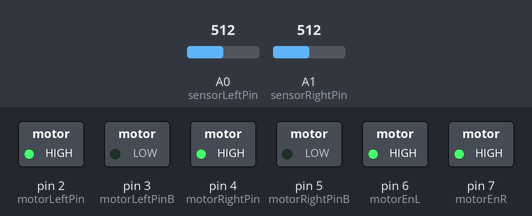
A sketch run on a simulated Arduino Uno, built with avr-gcc and run on an emulated ATmega328P. On the bench: switched loads named in the sketch (green lamp = pin HIGH). Inputs (shaded band) come from the test bench; at power-on: A0 (sensorLeftPin) = 512, A1 (sensorRightPin) = 512.

Above: at 5.8 s.
5.9 s: A0 (sensorLeftPin) set to 461
7.4 s: A0 (sensorLeftPin) set to 435
At 8.9 s:
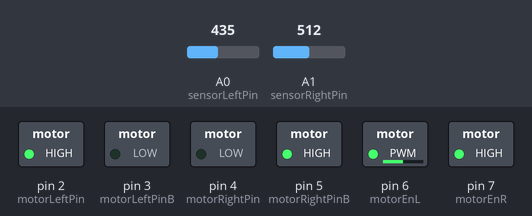
9.5 s: A1 (sensorRightPin) set to 306
At 10.7 s:
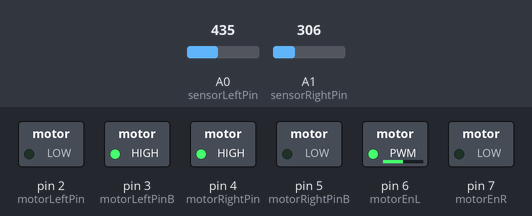
11.5 s: A1 (sensorRightPin) set to 511
At 12.5 s:
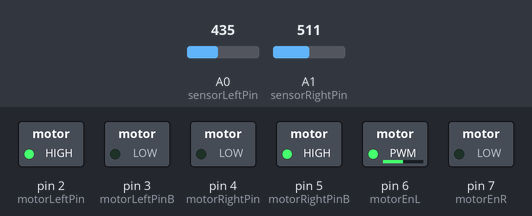
13.5 s: A0 (sensorLeftPin) set to 511
At 14.4 s:
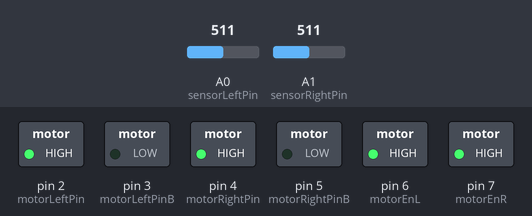
15.5 s: A1 (sensorRightPin) set to 458
17.2 s: A1 (sensorRightPin) set to 433
At 19.3 s:
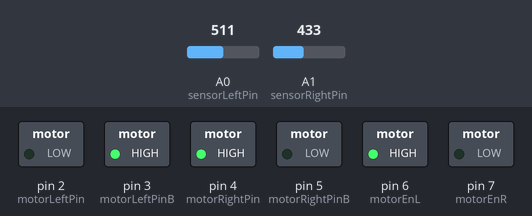
Timing chart, 0 to 20.5 s (numbered marks = the images above; inputs shaded):
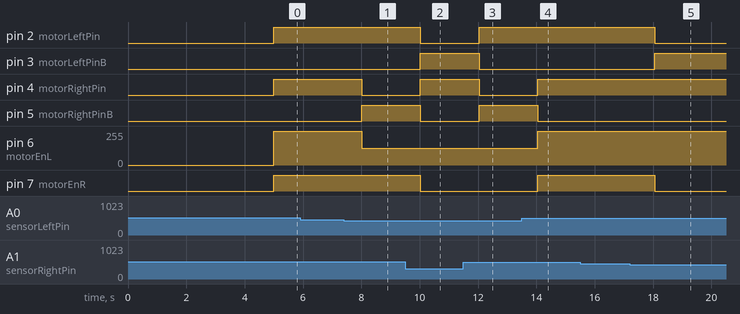

Measured:
- the behaviour switches between 451 and 450 on A0 (sensorLeftPin) (found by bisection; images 0 and 1)
- the behaviour switches between 450 and 449 on A1 (sensorRightPin) (found by bisection; images 4 and 5)
- after the input at 5.9 s, every drawn part: stays the same
- after the input at 7.4 s, pin 4 (motorRightPin): HIGH → LOW after 0.62 s; pin 5 (motorRightPinB): LOW → HIGH after 0.62 s; pin 6 (motorEnL): 255/255 → 127/255 after 0.62 s
- after the input at 9.5 s, pin 2 (motorLeftPin), pin 5 (motorRightPinB), pin 7 (motorEnR): HIGH → LOW after 0.53 s; pin 3 (motorLeftPinB), pin 4 (motorRightPin): LOW → HIGH after 0.53 s
- after the input at 11.5 s, pin 2 (motorLeftPin), pin 5 (motorRightPinB): LOW → HIGH after 0.54 s; pin 3 (motorLeftPinB), pin 4 (motorRightPin): HIGH → LOW after 0.54 s
- after the input at 13.5 s, pin 4 (motorRightPin), pin 7 (motorEnR): LOW → HIGH after 0.54 s; pin 5 (motorRightPinB): HIGH → LOW after 0.54 s; pin 6 (motorEnL): 127/255 → 255/255 after 0.54 s
- after the input at 15.5 s, every drawn part: stays the same
- after the input at 17.2 s, pin 2 (motorLeftPin), pin 7 (motorEnR): HIGH → LOW after 0.86 s; pin 3 (motorLeftPinB): LOW → HIGH after 0.86 s

The sketch:

sumo.ino
```cpp
//---SENSORES FRONTALES---//
/*
 * A0 y A1 es el pin que se utiliza para la lectura de informacion
 * en este caso:
 *  amarillo        -->   dato
 *  rojo            -->   5V
 *  negro           -->   GND
 */
#define sensorLeftPin A0      //PIN ANALOGICO DE LECTURA IZQUIERDO
#define sensorRightPin A1     //PIN ANALOGICO DE LECTURA DERECHA

//---SENSORES INFERIORES---//
/*
 * A2, A3 y A4 son pines para lectura de informacion con sensor CNY70
 * wiring diagram:
 *  amarillo/yellow  -->   dato/data
 *  rojo/red         -->   5V
 *  negro/black      -->   GND
 * CNY70:
 *  colector         -->   5V
 *  emisor           -->   nodo(salida + R = 10k)
 *  cadoto           -->   5V -> catodo led
 *  anodo            -->   R = 220 -> GND
 */
#define sensorLeftF A2        //PIN ANALOGICO DE LECTURA SENSOR INFERIOR FRONTAL IZQ
#define sensorRightF A3       //PIN ANALOGICO DE LECTURA SENSOR INFERIOR FRONTAL DER
#define sensorBack A4         //PIN ANALOGICO DE LECTURA SENSOR INFERIOR TRASERO

//---MOTORES---//
#define motorLeftPin 2       //PIN DIGITAL PARA CONTROL DE MOTOR IZQUIERDO
#define motorLeftPinB 3
#define motorEnL 6            //PIN DIGITAL PARA HABILITAR CON PWM EL MOTOR IZQUIERDO
#define motorRightPin 4      //PIN DIGITAL PARA CONTROL DE MOTOR DERECHO
#define motorRightPinB 5
#define motorEnR 7            //PIN DIGITAL PARA HABILITAR CON PWM EL MOTOR DERECHO


//#define DEBUGGERS             //con esta macro permito hacer pruebas
#define PRODUCCION
//#define DEBUG_SEARCH        //macro que activa la funcin de busqueda del SUMO
#define DEBUG_SHARP          //macro que activa la funcion para mostrar las lecturas del sensor SHARP
//#define CENTER         //macro que avtiva la funcion para centrar un objeto
//#define MOTOR_TEST
//#define DEBUG_PRINT

/*------SHARP-----*/
//una lectura aproximada de ambos, con un objeto a:
//60cm = 400-440
//50cm = 395-430
//40cm = 380-425
//30cm = 415-432   <--?????
//20cm = 470-515
//10cm = 350-480
#define UMB_ATTACK 450
#define UMB_CENTER 400  //este mismo umbral voy a usar para saber si debo empezar a buscar o empezar a centrar el objetivo
#define LEC 20
/*----------------*/

#define DELAY_TEST 500
#define D_FRENO 500
#define LINE 500    //valor de umbral para detectar linea blanca

bool timer5s = false;

void setup() {
  //inicio de comunicacion serial
  Serial.begin(9600);

  //---DEFINICION DE PINES PARA SESNORES---//
  pinMode(sensorLeftPin, INPUT);
  pinMode(sensorRightPin, INPUT);
  pinMode(sensorLeftF, INPUT);
  pinMode(sensorRightF, INPUT);
  pinMode(sensorBack, INPUT);

  //---DEFINICION DE PINES PARA MOTORES---//
  pinMode(motorLeftPin, OUTPUT);
  pinMode(motorRightPin, OUTPUT);
  pinMode(motorLeftPinB, OUTPUT);
  pinMode(motorRightPinB, OUTPUT);

}

float medicion (int sensorPin){
  long suma = 0;
  for(int i =0; i<LEC; i++){
    suma +=analogRead(sensorPin);
  }
  //float promedio = suma/LEC;
  return(suma/LEC);
  //float volt = promedio * (5.0/1023.0);     //No entiendo por que no funciona
  //float distancia = 17569.7 * pow(promedio, -1.2062);

  //return(distancia);
}


void motor_test(){
    F_motorLeft();
    delay(DELAY_TEST);
    freno();

    F_motorRight();
    delay(DELAY_TEST);
    freno();

    F_motors();
    delay(DELAY_TEST);
    freno();

}

void loop() {
  if(!timer5s){
    timer5s = true;
    delay(5000);
  }

  int cmLeft = medicion(sensorLeftPin); // funcion   que tomara 20 muestras
  int cmRight = medicion(sensorRightPin); // funcion   que tomara 20 muestras
  #ifdef PRODUCCION
    if(cmRight < UMB_CENTER && cmLeft < UMB_CENTER){
      //search();
    }else if(cmRight >= UMB_ATTACK && cmLeft > UMB_ATTACK){
      F_motors();
    }else{
      center(cmRight, cmLeft);
    }
  #endif

  #ifdef DEBUGGERS
    #ifdef DEBUG_SHARP
      Serial.print("Distancia IZQ: ");
      Serial.print(cmLeft);
      Serial.println(" u");

      Serial.print("Distancia DER: ");
      Serial.print(cmRight);
      Serial.println(" u");
    #endif

    #ifdef CENTER
      if(cmRight < 20 || cmLeft <20)    // pregunta si hay un objeto enfrente
        center(cmRight, cmLeft);
    #endif

    #ifdef DEBUG_SEARCH
      //search();
    #endif

   //   safe();

    #ifdef MOTOR_TEST
      //motor_test();
      F_motorRight();
      delay(1000);
      F_motorLeft();
      delay(1000);
      F_motors();
    #endif
  #endif
  delay(1000);

}

void F_motorLeft(){
    #ifdef DEBUG_PRINT
      Serial.print("Motor Izq\n");
      delay(100);
    #endif

    digitalWrite(motorLeftPin, HIGH);
    digitalWrite(motorLeftPinB, LOW);
    digitalWrite(motorRightPin, LOW);
    digitalWrite(motorRightPinB, HIGH);
    analogWrite(motorEnL, 127);
}

void freno(){
    digitalWrite(motorLeftPin, LOW);
    digitalWrite(motorLeftPinB, LOW);
    digitalWrite(motorRightPin, LOW);
    digitalWrite(motorRightPinB, LOW);
    delay(D_FRENO);
}

void F_motorRight(){
    #ifdef DEBUG_PRINT
      Serial.print("Motor Der\n");
      delay(100);
    #endif

    digitalWrite(motorLeftPin, LOW);    //PIN 2
    digitalWrite(motorLeftPinB, HIGH);  //PIN 3
    digitalWrite(motorRightPin, HIGH);  //PIN 4
    digitalWrite(motorRightPinB, LOW);  //PIN 5
    analogWrite(motorEnR, 127);
}
void F_motors(){
    #ifdef DEBUG_PRINT
      Serial.print("ADELANTE\n");
      delay(100);
    #endif

    digitalWrite(motorLeftPin, HIGH);
    digitalWrite(motorLeftPinB, LOW);
    digitalWrite(motorRightPin, HIGH);
    digitalWrite(motorRightPinB, LOW);
    analogWrite(motorEnL, 255);
    analogWrite(motorEnR, 255);
}

void B_motors(){
    digitalWrite(motorLeftPin, LOW);
    digitalWrite(motorLeftPinB, HIGH);
    digitalWrite(motorRightPin, LOW);
    digitalWrite(motorRightPinB, HIGH);
}

void center( int vR, int vL){
    if (vL < vR) {
      /*
      Serial.print("Giro a la derecha\n");
      digitalWrite(motorLeftPin, HIGH);
      digitalWrite(motorLeftPinB, LOW);
      digitalWrite(motorRightPin, LOW);
      digitalWrite(motorRightPinB, HIGH);
      */
      F_motorLeft();

    } else if (vL > vR) {
      /*
      Serial.print("Giro a la izquierda\n");
      digitalWrite(motorLeftPin, LOW);
      digitalWrite(motorLeftPinB, HIGH);
      digitalWrite(motorRightPin, HIGH);
      digitalWrite(motorRightPinB, LOW);
      */
      F_motorRight();

    } else {
      /*
      Serial.print("Avanzo\n");
      digitalWrite(motorLeftPin, HIGH);
      digitalWrite(motorLeftPinB, LOW);
      digitalWrite(motorRightPin, HIGH);
      digitalWrite(motorRightPinB, LOW);
      */
      F_motors();
    }
}

void safe(){
  int _back = 0;  //vble para leer el sensor trasero
  int _right = 0; //vble para leer el sensor delantero-derecho
  int _left = 0;  //vlbe para leer el senstor delantero-izquierdo

  _back = analogRead(sensorBack); //lee la entrada del sensor
  _left = analogRead(sensorLeftF);
  _right = analogRead(sensorRightF);

    #ifdef DEBUG_PRINT
      Serial.print("back: ");  //muestra por el monitor la lectura del sensor
      Serial.println(_back);

      Serial.print(" left: ");
      Serial.print(_left);

      Serial.print(" right: ");
      Serial.println(_right);
    #endif

  if(_back > LINE){
    #ifdef DEBUG_PRINT
      Serial.println("Avanzo");
    #endif
    F_motors();
  }
  if(_left > LINE || _right > LINE){
    #ifdef DEBUG_PRINT
      Serial.println("Retrocedo");
    #endif
    B_motors();
  }
}
/*
 * Esta funcion es la que se va a encargar de desplazar el sumo dentro del tablero para buscar un objetivo
 *
 void search(){
   do{
   F_motorRight();
   }while(
 }

*/
```
